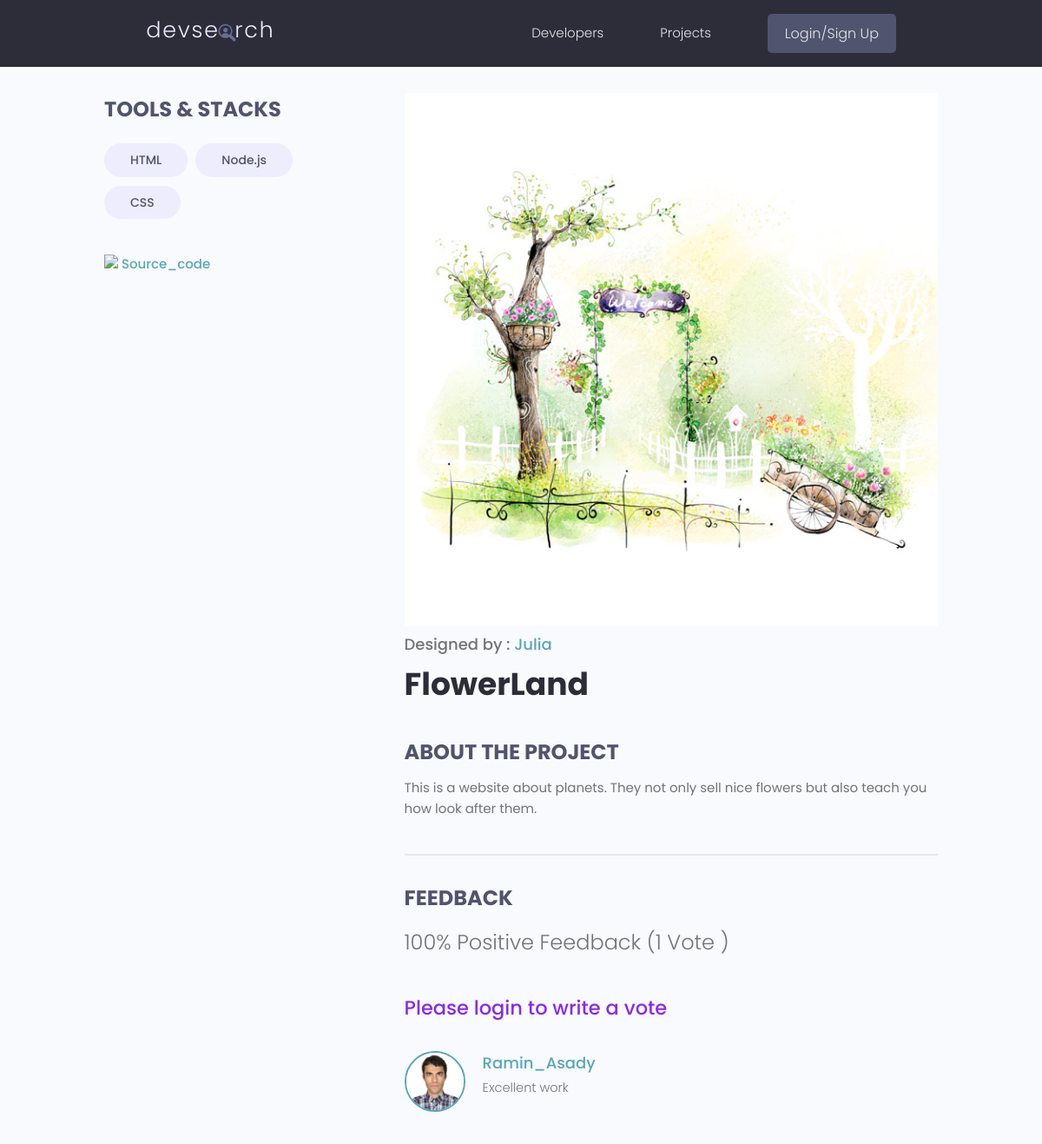
The app's page /projects/project/FlowerLand with its own data.
### projects/models.py (models this page shows, shortened)
class Tag(models.Model):
    name=models.CharField(max_length=400)
    created=models.DateTimeField(auto_now_add=True)
    id=models.UUIDField(default=uuid.uuid4,unique=True,primary_key=True,editable=False)
    def __str__(self):
        return self.name

class Project(models.Model):
    owner=models.ForeignKey(Profile, on_delete=models.CASCADE,blank=True,null=True)
    title=models.CharField(max_length=200)
    description=models.TextField(null=True,blank=True)
    featured_image=models.ImageField(null=True,blank=True, default='ProjectImages/default.jpg',upload_to="ProjectImages/")
    demo_link=models.CharField(max_length=2000,null=True,blank=True)
    source_link=models.CharField(max_length=2000,null=True,blank=True)
    tags=models.ManyToManyField('Tag',blank=True)
    vote_total=models.IntegerField(default=0,null=True,blank=True)
    vote_ratio=models.IntegerField(default=0,null=True,blank=True)
    created=models.DateTimeField(auto_now_add=True)
    id=models.UUIDField(default=uuid.uuid4,unique=True,primary_key=True,editable=False)
    class Meta:
        ordering=['-vote_ratio' , '-vote_total' , 'title']

class Review(models.Model):
    VOTE_TYPE=( ('UP','UP_VOTE'),( 'DOWN' , 'DOWN_VOTE'))
    owner=models.ForeignKey(Profile, on_delete=models.CASCADE,blank=True,null=True)
    project= models.ForeignKey(Project, on_delete=models.CASCADE)
    body=models.TextField(null=True,blank=True)
    value=models.CharField(max_length=200,choices=VOTE_TYPE)
    created=models.DateTimeField(auto_now_add=True)
    id=models.UUIDField(default=uuid.uuid4,unique=True,primary_key=True,editable=False)
    class Meta:
        unique_together=[['owner','project']]
        ordering=['project','-value' , '-created']

### users/models.py (models this page shows)
class Profile(models.Model):
    user=models.OneToOneField(User,null=True,blank=True,on_delete=models.CASCADE)
    name=models.CharField(max_length=200,null=True,blank=True)
    username=models.CharField(max_length=200,null=True,blank=True)
    email=models.EmailField(max_length=500,null=True,blank=True)
    short_intro=models.CharField(max_length=200,null=True,blank=True)
    bio=models.TextField(null=True,blank=True)
    location=models.CharField(max_length=200,null=True,blank=True)
    profile_image=models.ImageField(null=True,blank=True,upload_to='profiles/',default='profiles/user-default.png')
    social_github=models.CharField(max_length=200,null=True,blank=True)
    social_twitter=models.CharField(max_length=200,null=True,blank=True)
    social_linkedin=models.CharField(max_length=200,null=True,blank=True)
    social_youtube=models.CharField(max_length=200,null=True,blank=True)
    social_website=models.CharField(max_length=200,null=True,blank=True)
    created=models.DateTimeField(auto_now_add=True)
    id=models.UUIDField(default=uuid.uuid4,unique=True,primary_key=True,editable=False)
    def __str__(self):
        return str(self.username)
    class Meta():
        ordering=['-created']

### projects/views.py (the view, shortened to what this page needs)
# urls.py: path('project/<str:pk>', views.single_project, name="single_project"),
def single_project(request,pk):
    project=Project.objects.get(title=pk)
    tags=project.tags.all()
    if request.user.is_authenticated:
       profile=request.user.profile
    else:
        profile=None
    form=ReviewForm()
    Number_of_reviewers=len(project.review_set.all())
    context={'project':project,'tags':tags,'form':form,'profile':profile,'Number_of_reviewers':Number_of_reviewers}
    return render(request,'single_project.html',context)

### projects/templates/single_project.html (shortened to what this page needs)
{% extends 'main.html' %}
{% load static %}
{% block content %}
<main class="singleProject my-md">
    <div class="container">
      <div class="layout">
        <div class="column column--1of3">
          <h3 class="singleProject__subtitle">Tools & Stacks</h3>
          <div class="singleProject__toolStack">
            {% for tag in tags %}
            <span class="tag tag--pill tag--sub tag--lg">
              <small>{{tag}}</small>
            </span>
            {% endfor %}
          </div>
                {% if project.source_link %}
                  <a class="singleProject__liveLink" href="{{project.source_link}}" target="_blank"><img class="img-link" src="{% static 'images/thumbnail/Linking-16.png'%}"> Source_code
                  </a>
                {% endif %}
        </div>
        <div class="column column--2of3">
          <img  src="{{ project.featured_image.url }}" alt="portfolio thumbnail" />
          <P  class="singleProject__developer">Designed by : <a href="{%url 'user_profile' project.owner.username %}" class="singleProject__developer"> {{project.owner}}</a><P/>
          <h2 class="singleProject__title">{{project.title}}</h2>
          <h3 class="singleProject__subtitle">About the Project</h3>
          <div class="singleProject__info">
            {{project.description}}
          </div>
          <div class="comments">
            <h3 class="singleProject__subtitle">Feedback</h3>
            <h5 class="project--rating">
              {{project.vote_ratio}}% Positive Feedback ({{project.vote_total}} Vote{{project.vote_total|pluralize:"s"}} )
            </h5>
            {% if user.is_authenticated %}
               {% if project.owner != profile %}
                    <form action="{% url 'single_project' project.title %}" method="POST">
                        {% csrf_token %}
                        {% for field in form %}
                        <div class="form__field">
                          <label for="formInput#text"> {{field.label}} </label>
                          {{field}}
                        </div>
                        {% endfor %}
                        <input class="btn btn--sub btn--lg" type="submit" value="Comments" />
                  </form>
               {% else %}
                    <p>Your project has {{Number_of_reviewers}} reviewers</p>
               {% endif %}
            {% else %}
                <a href="{% url 'login' %}?next={{request.path}}" class="rev-log">Please login to write a vote</a>
            {% endif %}
            <div class="commentList">
                   {% for comment in project.review_set.all %}
                      {% if comment.body %}
                          <div class="comment">
                              <a href="{% url 'user_profile' comment.owner.username %}">
                                  <img class="avatar avatar--md" src="{{comment.owner.profile_image.url}}" alt="user" />
                              </a>
                              <div class="comment__details">
                                  <a href="{% url 'user_profile' comment.owner.username %}" class="comment__author">{{comment.owner}}</a>
                                  <p class="comment__info">{{comment.body|linebreaksbr|slice:"700"}}</p>
                              </div>
                          </div>
                      {% endif %}
                   {% endfor %}
            </div>
          </div>
        </div>
      </div>
    </div>
  </main>
{% endblock %}

### static/css/app.css (style rules this page uses)
:root { --color-sub: #2d2d39; }
img { width: 100%; }
.singleProject .column--1of3 { order: 2; }
@media screen and (min-width: 1081px) { .singleProject .column--1of3 { order: 1; } }
@media screen and (min-width: 1081px) { .singleProject .column--2of3 { order: 2; } }
.singleProject__toolStack { margin-top: 2rem; margin-bottom: 4rem; }
.singleProject__liveLink { font-weight: 500; transition: all 0.3s ease-in-out; border-bottom: 2px solid transparent; }
.singleProject__developer { font-size: 1.8rem; font-weight: 500; }
.singleProject__title { font-size: 3.6rem; font-weight: 700; color: var(--color-sub); margin-bottom: 3rem; }
.project--rating { margin-bottom: 1.6em; margin-top: .5em; }
.singleProject__subtitle { text-transform: uppercase; font-size: 2.4rem; font-weight: 700; color: var(--color-sub-light); margin-bottom: 1rem; }
.comments { margin-top: 4rem; padding-top: 3rem; border-top: 2px solid var(--color-light); }
.commentList { margin: 3rem 0; }
.comment { display: flex; gap: 2rem; }
.comment__author { font-size: 1.8rem; }
.comment__info { font-size: 1.45rem; }
.rev-log { color:blueviolet; font-size:1.5em; }
.img-link { max-width: 32px; }

### static/uikit/styles/modules/_variables.css (style rules this page uses)
:root { --color-main: #5aa5b9; --color-main-light: #e6faff; --color-sub: #3f4156; --color-sub-light: #51546e; --color-sub-lighter: #ededfd; --color-text: #737373; --color-gray: #8b8b8b; --color-light: #e5e7eb; --color-light-gray: #767676; --color-bg: #f8fafd; --color-white: #fffefd; --color-white-light: #f3f3f3; --color-success: #359e64; --color-success-bg: #def8e8; --color-error: #fc4b0b; --color-error-bg: #fff2ee; --font-base: 'Poppins', arial, helvetica, 'Segoe UI', roboto, ubuntu, sans-serif; --font-monospace: 'Fira Code', 'Courier New', courier, monospace; --font-regular: 300; --font-medium: 500; --font-bold: 700; --generic-shadow: 1px 1px 5px #00000010; --generic-transition: all 0.3s ease-in-out; }

### static/uikit/styles/modules/_base.css (style rules this page uses)
* { margin: 0; padding: 0; box-sizing: border-box; text-rendering: optimizeLegibility; color: inherit; font-size: inherit; }
html { font-size: 50%; }
@media only screen and (min-width: 480px) { html { font-size: 56.25%; } }
@media only screen and (min-width: 1200px) { html { font-size: 62.5%; } }
body { line-height: 1.6; font-weight: 400; font-size: 1.5rem; color: var(--color-text); background-color: var(--color-bg); min-height: 100vh; }

### static/uikit/styles/modules/_typography.css (style rules this page uses)
* { font-family: var(--font-base); }
h2 { font-size: 3.6rem; font-weight: var(--font-bold); }
h3 { font-size: 3.2rem; font-weight: var(--font-medium); }
h5 { font-size: 2.4rem; font-weight: var(--font-medium); }
h5, h6 { font-weight: var(--font-regular); }
p, span, strong { font-size: 1.6rem; color: var(--color-text); font-weight: var(--font-regular); }
a { padding-bottom: 2px; text-decoration: none; display: inline-block; color: var(--color-main); font-weight: var(--font-medium); }

### static/uikit/styles/modules/_utilities.css (style rules this page uses)
.container { width: 92%; max-width: 165rem; margin: 0 auto; box-sizing: border-box; }
@media screen and (min-width: 1000px) { .container { width: 90%; } }
@media screen and (min-width: 1200px) { .container { width: 80%; } }
.my-md { margin: 3rem auto; }

### static/uikit/styles/modules/_avatar.css (style rules this page uses)
.avatar { border-radius: 50%; border: 2px solid var(--color-main); object-fit: cover; }
.avatar--md { height: 7rem; width: 7rem; }

### static/uikit/styles/modules/_tag.css (style rules this page uses)
.tag { display: inline-flex; align-items: center; background-color: var(--color-sub); height: -webkit-fit-content; height: -moz-fit-content; height: fit-content; width: -webkit-fit-content; width: -moz-fit-content; width: fit-content; border-radius: 0.5rem; padding: 0.5rem 1.5rem; font-size: 1.2rem; cursor: pointer; }
.tag:not(:last-child) { margin-right: 0.25rem; margin-bottom: 0.75rem; }
.tag > small { color: var(--color-white); }
.tag--pill { border-radius: 5rem; }
.tag--sub, .tag--sub > small { background: var(--color-sub-lighter); color: var(--color-sub-light); font-weight: 500; }
.tag--lg { padding: 0.8rem 3rem; font-size: 1.4rem; }
.tag--lg:not(:last-child) { margin-right: 0.5rem; margin-bottom: 1rem; }

### static/uikit/styles/modules/_layout.css (style rules this page uses)
.layout { display: flex; flex-flow: row wrap; justify-content: space-between; }
.layout > .column { margin-bottom: 3rem; }
.layout > .column.column--1of3 { flex-basis: 30%; }
.layout > .column.column--2of3 { flex-basis: 64%; }

### records on screen
Tag: name "HTML"
Tag: name "Node.js"
Tag: name "CSS"
Project: featured_image (picture), owner "Julia", title "FlowerLand", description "This is a website about planets. They not only sell nice flowers but also teach you how look after them.", vote_ratio "100", vote_total "1"
Review: owner.profile_image (picture), owner "Ramin_Asady", body "Excellent work"
